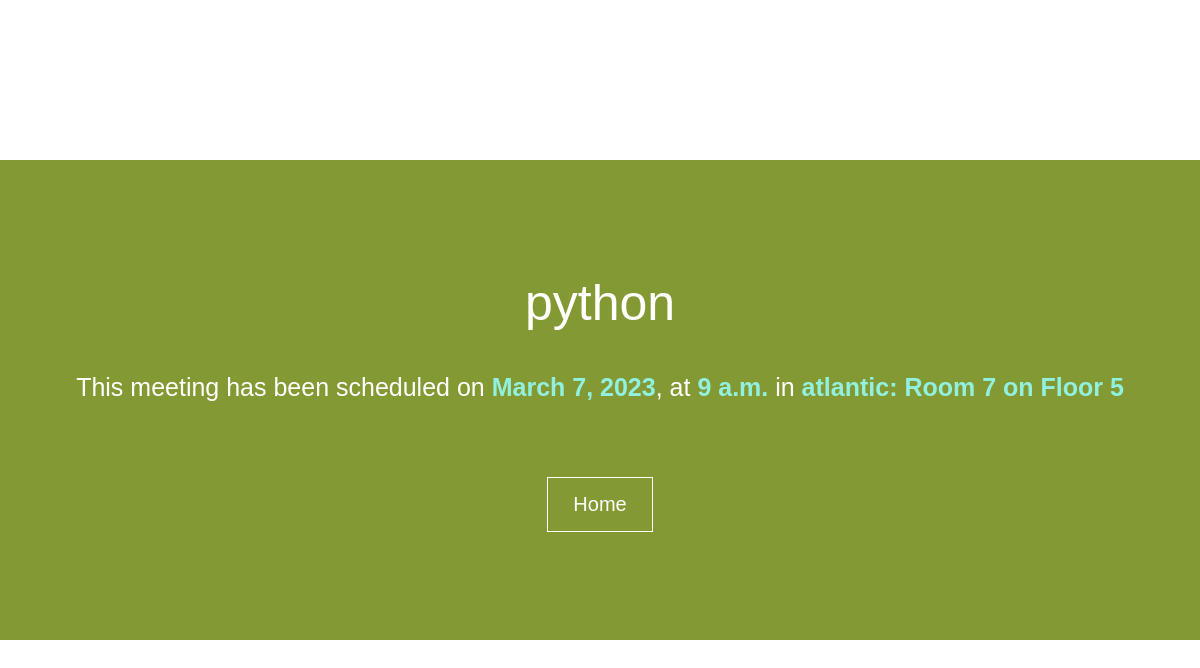
/meeting/3, run on the app's committed database.
### meetings/models.py (models this page shows, shortened)
class Meeting(models.Model):
    title = models.CharField(max_length=200)
    date = models.DateField()
    start_time = models.TimeField(default=time(9))
    duration = models.IntegerField(default=1)
    room = models.ForeignKey(Room, on_delete=models.CASCADE)

class Room(models.Model):
    name = models.CharField(max_length=200)
    floor = models.IntegerField()
    room_number = models.IntegerField()
    def __str__(self):
        return f"{self.name}: Room {self.room_number} on Floor {self.floor}"

### meetings/views.py (the view)
# urls.py: path('<int:id>', views.detail, name='detail'),
def detail(request, id):
    meeting = get_object_or_404(Meeting, pk=id)
    return render(request, 'meetings/detail.html', {'meeting': meeting})

### meetings/templates/meetings/detail.html (shortened to what this page needs)
<!DOCTYPE html>
<html lang="en">
  <head>
    <link rel="stylesheet" href="/static/meetings/detail.css" />
  </head>
  <body>
    <div class="content">
      <h1>{{ meeting.title }}</h1>
      <p>
        This meeting has been scheduled on
        <span class="date">{{ meeting.date }}</span>, at
        <span class="time">{{meeting.start_time}}</span> in
        <span class="room">{{ meeting.room }}</span>
      </p>
      <a href="{% url 'welcome' %}">Home</a>
    </div>
  </body>
</html>

### meetings/static/meetings/detail.css (style rules this page uses)
* { margin: 0; padding: 0; box-sizing: border-box; }
body { font-family: Arial, Helvetica, sans-serif; height: 100vh; background-image: url("meeting.jpg"); background-size: cover; background-repeat: no-repeat; background-position: center; color: white; display: flex; justify-content: center; align-items: center; }
h1 { font-size: 50px; font-weight: 100; margin: 25px 0 35px 0; text-align: center; }
.content { background-color: rgba(100, 128, 0, 0.8); padding: 40px; width: 100vw; height: 60vh; display: flex; flex-direction: column; align-items: center; justify-content: center; }
p { font-size: 25px; line-height: 1.6; margin-bottom: 50px; }
a { display: inline-block; text-decoration: none; color: white; font-size: 20px; border: 1px solid white; padding: 15px 25px; margin: 20px; }
span { font-weight: bold; color: rgb(146, 240, 223); }

### data on the page
Meeting: title "python", date "March 7, 2023", start_time "9 a.m.", room "atlantic: Room 7 on Floor 5"
